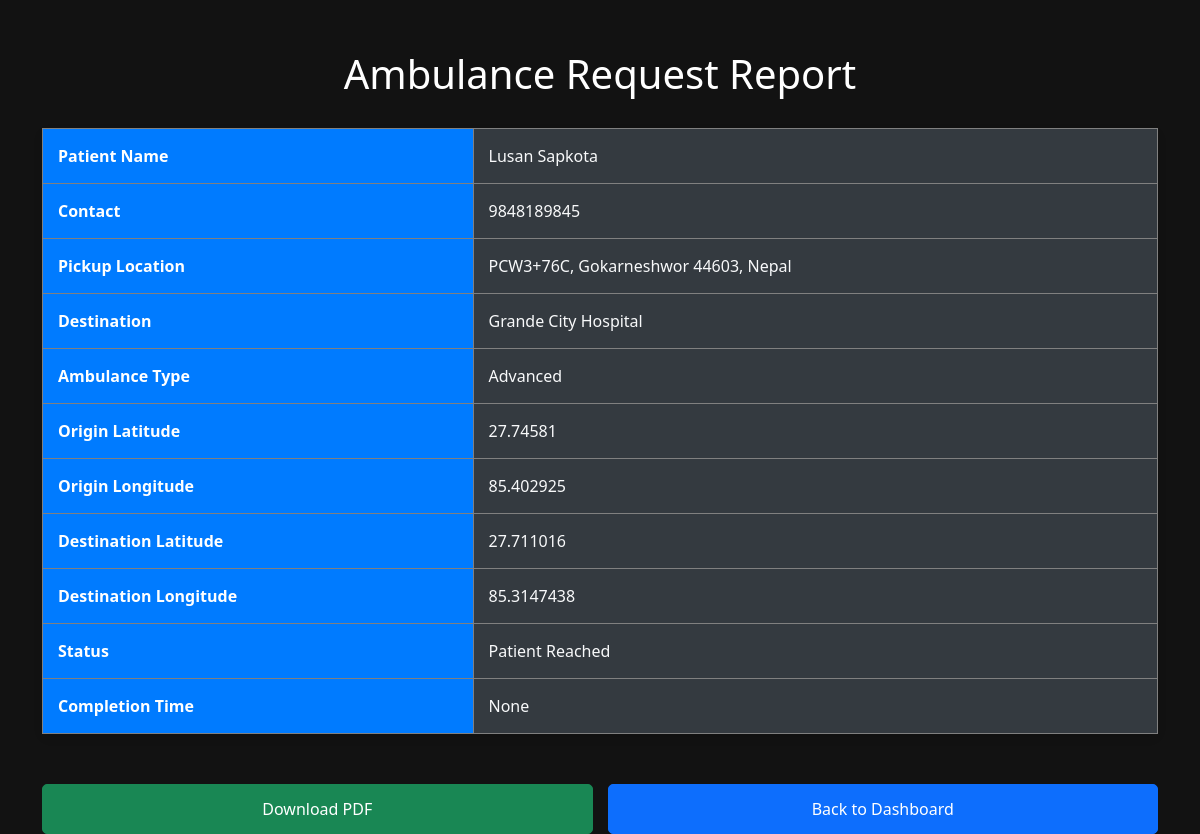
Page /view_report/2 on the committed database.
### tables this page shows
CREATE TABLE ambulance_requests (
            id INTEGER PRIMARY KEY AUTOINCREMENT,
            user_id INTEGER,
            patient_name TEXT,
            contact TEXT,
            pickup_location TEXT,
            destination TEXT,
            ambulance_type TEXT,
            origin_lat REAL NOT NULL,
            origin_lng REAL NOT NULL,
            destination_lat REAL,
            destination_lng REAL,
            status TEXT DEFAULT 'Pending',
            estimated_arrival_time TEXT,
            estimated_completion_time TEXT,
            pickup_lat REAL,
            pickup_lng REAL, request_time TEXT, estimated_time_minutes INTEGER,
            FOREIGN KEY (user_id) REFERENCES users(id)
        );

### app.py (the view)
@app.route('/view_report/<int:req_id>')
def view_report(req_id):
    conn = sqlite3.connect('users.db')
    cursor = conn.cursor()
    cursor.execute('''SELECT r.patient_name, r.contact, r.pickup_location, r.destination, r.ambulance_type,
                             r.origin_lat, r.origin_lng, r.destination_lat, r.destination_lng, r.status,
                             r.estimated_arrival_time, r.estimated_completion_time,
                             r.pickup_lat, r.pickup_lng
                      FROM ambulance_requests r
                      WHERE r.id = ?''', (req_id,))
    report = cursor.fetchone()
    conn.close()
    if report:
        patient_name, contact, pickup_location, destination, ambulance_type, \
        origin_lat, origin_lng, destination_lat, destination_lng, status, \
        estimated_arrival_time, estimated_completion_time, pickup_lat, pickup_lng = report
        if estimated_arrival_time and estimated_arrival_time != 'Not Available':
            estimated_arrival_time = datetime.fromisoformat(estimated_arrival_time).strftime('%Y-%m-%d %H:%M:%S')
        if estimated_completion_time and estimated_completion_time != 'Not Available':
            estimated_completion_time = datetime.fromisoformat(estimated_completion_time).strftime('%Y-%m-%d %H:%M:%S')
        return render_template('report.html',
                               patient_name=patient_name,
                               contact=contact,
                               pickup_location=pickup_location,
                               destination_location=destination,
                               ambulance_type=ambulance_type,
                               origin_lat=origin_lat,
                               origin_lng=origin_lng,
                               destination_lat=destination_lat,
                               destination_lng=destination_lng,
                               status=status,
                               estimated_arrival_time=estimated_arrival_time,
                               estimated_completion_time=estimated_completion_time,
                               pickup_lat=pickup_lat,
                               pickup_lng=pickup_lng,
                               req_id=req_id)  # Make sure req_id is passed here
    else:
        flash("No report found for this request.", "danger")
        return redirect(url_for('admin_dashboard'))

### templates/report.html (shortened to what this page needs)
<!DOCTYPE html>
<html lang="en">
<head>
    <link rel="stylesheet" href="https://cdn.jsdelivr.net/npm/bootstrap@5.3.0-alpha1/dist/css/bootstrap.min.css">
</head>
<body>
<div class="container">
    <h1>Ambulance Request Report</h1>
    <table class="table table-bordered">
        <tr>
            <th>Patient Name</th>
            <td>{{ patient_name }}</td>
        </tr>
        <tr>
            <th>Contact</th>
            <td>{{ contact }}</td>
        </tr>
        <tr>
            <th>Pickup Location</th>
            <td>{{ pickup_location }}</td>
        </tr>
        <tr>
            <th>Destination</th>
            <td>{{ destination_location }}</td>
        </tr>
        <tr>
            <th>Ambulance Type</th>
            <td>{{ ambulance_type }}</td>
        </tr>
        <tr>
            <th>Origin Latitude</th>
            <td>{{ origin_lat }}</td>
        </tr>
        <tr>
            <th>Origin Longitude</th>
            <td>{{ origin_lng }}</td>
        </tr>
        <tr>
            <th>Destination Latitude</th>
            <td>{{ destination_lat }}</td>
        </tr>
        <tr>
            <th>Destination Longitude</th>
            <td>{{ destination_lng }}</td>
        </tr>
        <tr>
            <th>Status</th>
            <td>{{ status }}</td>
        </tr>
        <tr>
            <th>Completion Time</th>
            <td>{{ estimated_completion_time }}</td>
        </tr>
    </table>
    <div class="btn-container">
        <a href="{{ url_for('download_pdf', req_id=req_id) }}" class="btn btn-success">Download PDF</a>
        <a href="{{ url_for('admin_dashboard') }}" class="btn btn-primary">Back to Dashboard</a>
    </div>
</div>
</body>
</html>

### templates/report.html (style rules this page uses)
body { background-color: #121212; color: #f8f9fa; }
.container { margin-top: 50px; }
h1 { font-size: 2.5rem; margin-bottom: 30px; text-align: center; color: #ffffff; }
.table { background-color: #1e1e1e; border-radius: 8px; box-shadow: 0 4px 10px rgba(0, 0, 0, 0.1); }
.table th { background-color: #007bff; color: #fff; font-weight: bold; padding: 15px; }
.table td { background-color: #343a40; color: #f8f9fa; padding: 15px; }
.table-bordered td, .table-bordered th { border: 1px solid grey; }
.btn { margin-top: 20px; padding: 12px 20px; font-size: 16px; width: 100%; border-radius: 5px; transition: background-color 0.3s ease-in-out; }
.btn-container { display: flex; justify-content: space-between; gap: 15px; margin-top: 30px; }

### rows in the picture
ambulance_requests: patient_name "Lusan Sapkota", contact "9848189845", pickup_location "PCW3+76C, Gokarneshwor 44603, Nepal", destination "Grande City Hospital", ambulance_type "Advanced", origin_lat "27.74581", origin_lng "85.402925", destination_lat "27.711016", destination_lng "85.3147438", status "Patient Reached"

### other values in the picture
{{ estimated_completion_time }} "None"
